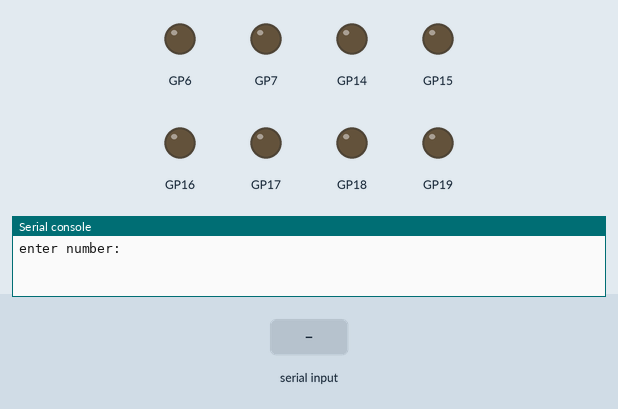
Recording of a program running on a simulated Raspberry Pi Pico running MicroPython. Parts: output pins drawn as LEDs (lit = HIGH), the last lines printed to the serial console. The test bench sets the inputs (shaded band).

Above: at 1.2 s.
1.3 s: "8" typed at the serial console, then Enter
At 2.5 s:
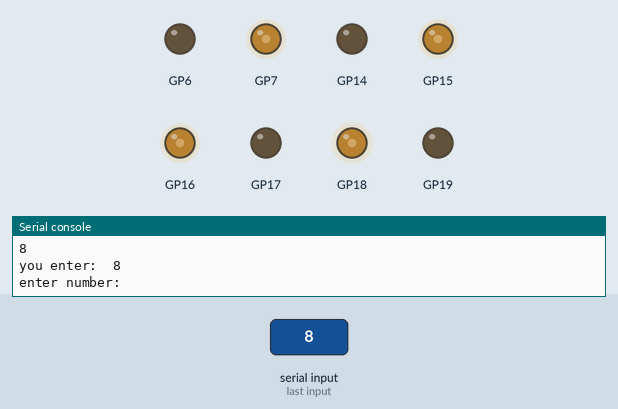
2.8 s: "p" typed at the serial console, then Enter
At 3.9 s:
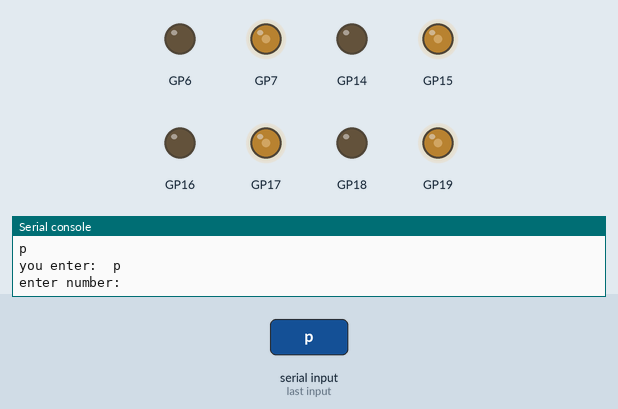
4.3 s: "o" typed at the serial console, then Enter
At 5.0 s:
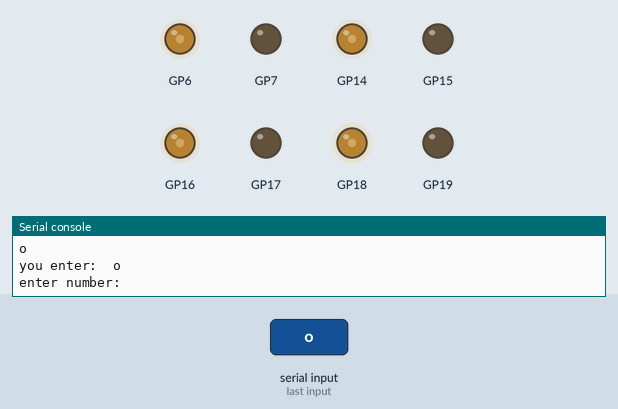
5.8 s: "l" typed at the serial console, then Enter
At 6.1 s:
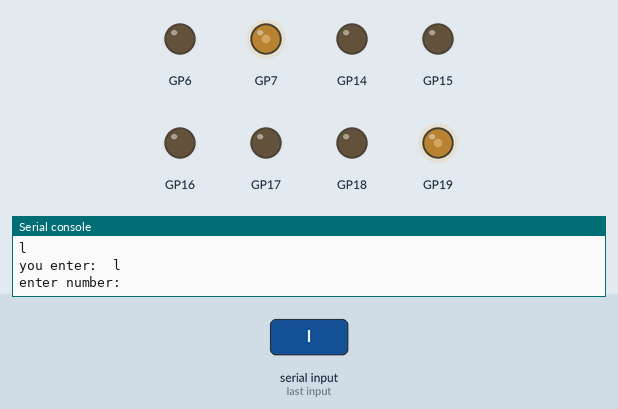
7.3 s: "k" typed at the serial console, then Enter
At 8.5 s:
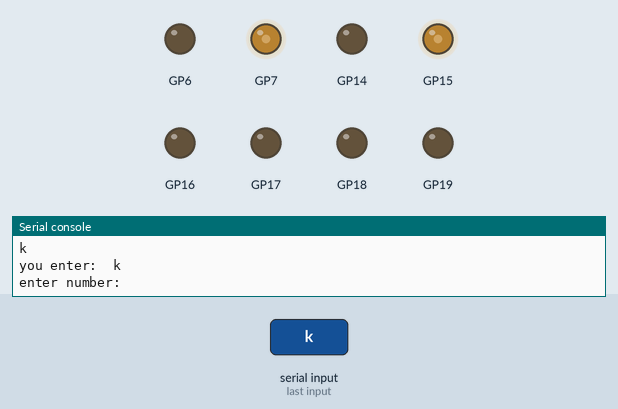
8.8 s: "2" typed at the serial console, then Enter
At 9.6 s:
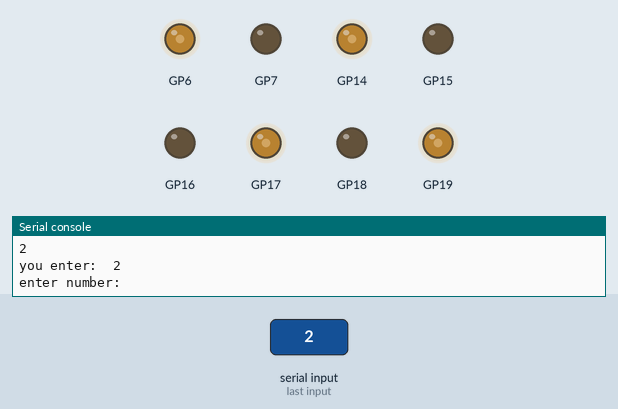
Timing chart, 0 to 11.3 s (numbered marks = the images above; inputs shaded):
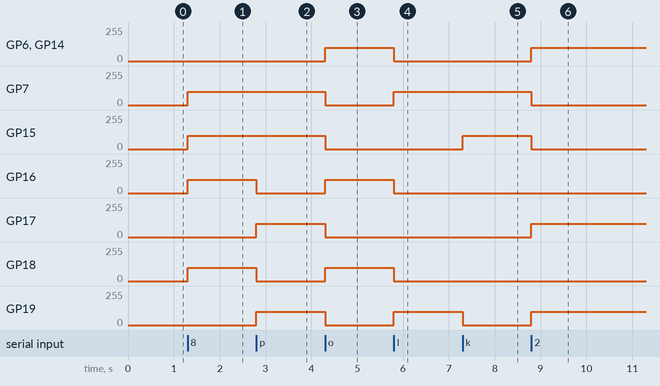

Measured:
- after the input at 1.3 s, GP7, GP15, GP16: 0/255 → 100/255 at once; GP18: 0/255 → 101/255 at once
- after the input at 2.8 s, GP16: 100/255 → 0/255 at once; GP17, GP19: 0/255 → 100/255 at once; GP18: 101/255 → 0/255 at once
- after the input at 4.3 s, GP6, GP14, GP16: 0/255 → 100/255 at once; GP7, GP15, GP17, GP19: 100/255 → 0/255 at once; GP18: 0/255 → 101/255 at once
- after the input at 5.8 s, GP6, GP14, GP16: 100/255 → 0/255 at once; GP7, GP19: 0/255 → 100/255 at once; GP18: 101/255 → 0/255 at once
- after the input at 7.3 s, GP15: 0/255 → 100/255 at once; GP19: 100/255 → 0/255 at once
- after the input at 8.8 s, GP6, GP14, GP17, GP19: 0/255 → 100/255 at once; GP7, GP15: 100/255 → 0/255 at once

The program:

calonnyamain.py
```python
from machine import Pin, PWM, Timer, UART
import utime, time
import select
import sys

machine.freq(200000000)
#motor 1 depan kiri, 2 depan kanan, 3 belakang kiri, 4 belakang kanan

# Define GPIO pins for each encoder channel
encoder_channels = [(8, 9), (27, 26), (10, 11), (21, 20)]  # Each tuple contains (channel_A, channel_B) pins for an encoder

# Define driver pins for motors
motor_pins = [(6, 7), (19, 18), (14, 15), (17, 16)]  # Each tuple contains (RPWM, LPWM) pins for a motor

poll_obj = select.poll()
poll_obj.register(sys.stdin, select.POLLIN)

# Set up the GPIO pins as outputs for motors
motors = []
for rpwm_pin, lpwm_pin in motor_pins:
    rpwm = Pin(rpwm_pin, Pin.OUT)
    lpwm = Pin(lpwm_pin, Pin.OUT)
    motors.append((PWM(rpwm), PWM(lpwm)))

# Set PWM frequency and initial duty cycle for all motors
for rpwm, lpwm in motors:
    rpwm.freq(10000)
    lpwm.freq(10000)
    rpwm.duty_u16(0)
    lpwm.duty_u16(0)


def tahan_waktu(waktu):
    myTime = utime.ticks_ms()
    flag = True
    while flag:
        currentTime = utime.ticks_ms()
        if utime.ticks_diff(currentTime, myTime) < waktu:
            flag = True
        else:
            flag = False
    flag = True  # reset flag to true for reuse

def stop_motors():
    for rpwm, lpwm in motors:
        rpwm.duty_u16(0)
        lpwm.duty_u16(0)

def drive_motor(motor_index, R, L):
    rpwm, lpwm = motors[motor_index]
    rpwm.duty_u16(R)
    lpwm.duty_u16(L)
    # kalau 256 itu 8 bit, kalau 16 bit 65535

def switch_case(case):
    global encoder_counts

    if case == "8":
        case_maju()
    elif case == "2":
        case_mundur()
    elif case == "4":
        case_kiri()
    elif case == "6":
        case_kanan()
    elif case == "p":
        case_cw()
    elif case == "o":
        case_ccw()
    elif case == "9":
        case_d_kanan_fw()
    elif case == "7":
        case_d_kiri_fw()
    elif case == "3":
        case_d_kanan_bw()
    elif case == "1":
        case_d_kiri_bw()
    elif case == "l":
        case_pivotatas()
    elif case == "k":
        case_pivotkanan()
    else:
        case_default()

def case_maju():
    drive_motor(0, 0, pwm_1_fwx)
    drive_motor(1, 0, pwm_2_fwx)
    drive_motor(2, 0, pwm_3_fwx)
    drive_motor(3, 0, pwm_4_fwx)

def case_mundur():
    drive_motor(0, pwm_1_bwx, 0)
    drive_motor(1, pwm_2_bwx, 0)
    drive_motor(2, pwm_3_bwx, 0)
    drive_motor(3, pwm_4_bwx, 0)

def case_kiri():
    drive_motor(0, pwm_1_bwx, 0)
    drive_motor(1, 0, pwm_2_fwx)
    drive_motor(2, 0, pwm_3_fwx)
    drive_motor(3, pwm_4_bwx, 0)

def case_kanan():
    drive_motor(0, 0, pwm_1_fwx)
    drive_motor(1, pwm_2_bwx, 0)
    drive_motor(2, pwm_3_bwx, 0)
    drive_motor(3, 0, pwm_4_fwx)

def case_cw():
    drive_motor(0, 0, pwm_1_fwx)
    drive_motor(1, pwm_2_bwx, 0)
    drive_motor(2, 0, pwm_3_fwx)
    drive_motor(3, pwm_4_bwx, 0)

def case_ccw():
    drive_motor(0, pwm_1_bwx, 0)
    drive_motor(1, 0, pwm_2_fwx)
    drive_motor(2, pwm_3_bwx, 0)
    drive_motor(3, 0, pwm_4_fwx)

def case_d_kanan_fw():
    drive_motor(0, 0, pwm_1_fwx)
    drive_motor(1, 0, 0)
    drive_motor(2, 0, 0)
    drive_motor(3, 0, pwm_4_fwx)

def case_d_kiri_fw():
    drive_motor(0, 0, 0)
    drive_motor(1, 0, pwm_2_fwx)
    drive_motor(2, 0, pwm_3_fwx)
    drive_motor(3, 0, 0)

def case_d_kanan_bw():
    drive_motor(0, 0, 0)
    drive_motor(1, pwm_2_bwx, 0)
    drive_motor(2, pwm_3_bwx, 0)
    drive_motor(3, 0, 0)

def case_d_kiri_bw():
    drive_motor(0, pwm_1_bwx, 0)
    drive_motor(1, 0, 0)
    drive_motor(2, 0, 0)
    drive_motor(3, pwm_4_bwx, 0)

def case_pivotkanan():
    drive_motor(0, 0, pwm_1_fwx)
    drive_motor(1, 0, 0)
    drive_motor(2, 0, pwm_3_fwx)
    drive_motor(3, 0, 0)

def case_pivotatas():
    drive_motor(0, 0, pwm_1_fwx)
    drive_motor(1, pwm_2_bwx, 0)
    drive_motor(2, 0, 0)
    drive_motor(3, 0, 0)

def case_default():
    stop_motors()
    # print("Default case")

def convert_8bit_to_16bit_pwm(pwm_8bit):
    max_8bit_value = 255.00  # Maximum value for 8-bit PWM
    max_16bit_value = 65535.00  # Maximum value for 16-bit PWM

    const_pwm_1_fw = 1
    const_pwm_1_bw = 1
    #const_pwm_2_fw = 1.006243
    const_pwm_2_fw = 1.00561
    const_pwm_2_bw = 1
    const_pwm_3_fw = 1
    const_pwm_3_bw = 1
    #const_pwm_4_fw = 1.005489
    const_pwm_4_fw = 1.004825
    const_pwm_4_bw = 1

    '''const_pwm_1_fw = 1
    const_pwm_1_bw = 1
    const_pwm_2_fw = 1.0406
    const_pwm_2_bw = 1.056
    const_pwm_3_fw = 1.004
    const_pwm_3_bw = 1.088
    const_pwm_4_fw = 1.022
    const_pwm_4_bw = 1.01'''

    pwm_16bit = (pwm_8bit / max_8bit_value) * max_16bit_value

    pwm_1_fw = pwm_16bit * const_pwm_1_fw
    pwm_1_bw = pwm_16bit * const_pwm_1_bw
    pwm_2_fw = pwm_16bit * const_pwm_2_fw
    pwm_2_bw = pwm_16bit * const_pwm_2_bw
    pwm_3_fw = pwm_16bit * const_pwm_3_fw
    pwm_3_bw = pwm_16bit * const_pwm_3_bw
    pwm_4_fw = pwm_16bit * const_pwm_4_fw
    pwm_4_bw = pwm_16bit * const_pwm_4_bw

    pwm_1_fwx = int(round(pwm_1_fw))
    pwm_2_fwx = int(round(pwm_2_fw))
    pwm_3_fwx = int(round(pwm_3_fw))
    pwm_4_fwx = int(round(pwm_4_fw))

    pwm_1_bwx = int(round(pwm_1_bw))
    pwm_2_bwx = int(round(pwm_2_bw))
    pwm_3_bwx = int(round(pwm_3_bw))
    pwm_4_bwx = int(round(pwm_4_bw))

    return pwm_1_fwx, pwm_2_fwx, pwm_3_fwx, pwm_4_fwx, pwm_1_bwx, pwm_2_bwx, pwm_3_bwx, pwm_4_bwx

pwm_1_fwx, pwm_2_fwx, pwm_3_fwx, pwm_4_fwx, pwm_1_bwx, pwm_2_bwx, pwm_3_bwx, pwm_4_bwx = convert_8bit_to_16bit_pwm(100)


timer = Timer()
try:
    while True:
        user_input = input("enter number: ")
        print("you enter: ", user_input)
        switch_case(user_input)

    """while True:
        if poll_obj.poll(0):
            movement = sys.stdin.readline().strip()

            if movement:
                switch_case(movement)
                sys.stdin.readline()"""
except KeyboardInterrupt:
    stop_motors()
    pass
```
